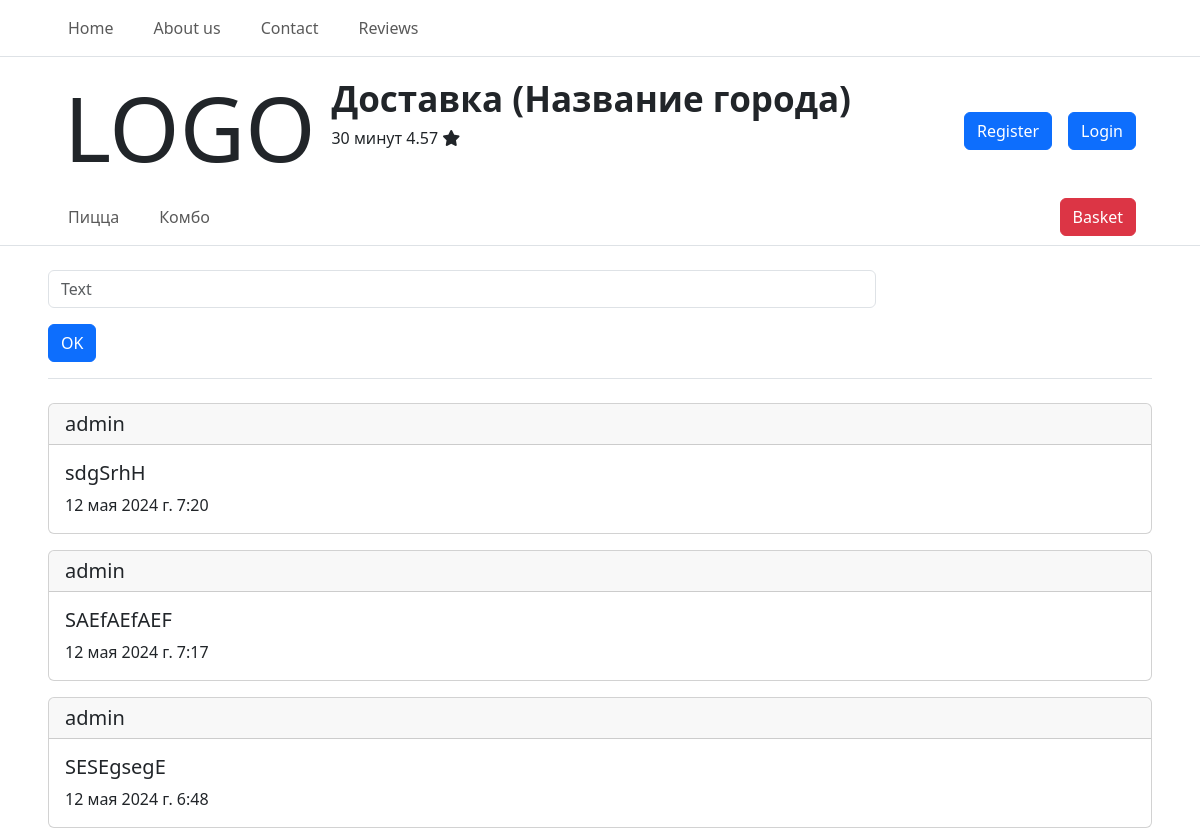
The page /reviews/ on the database as committed earlier.
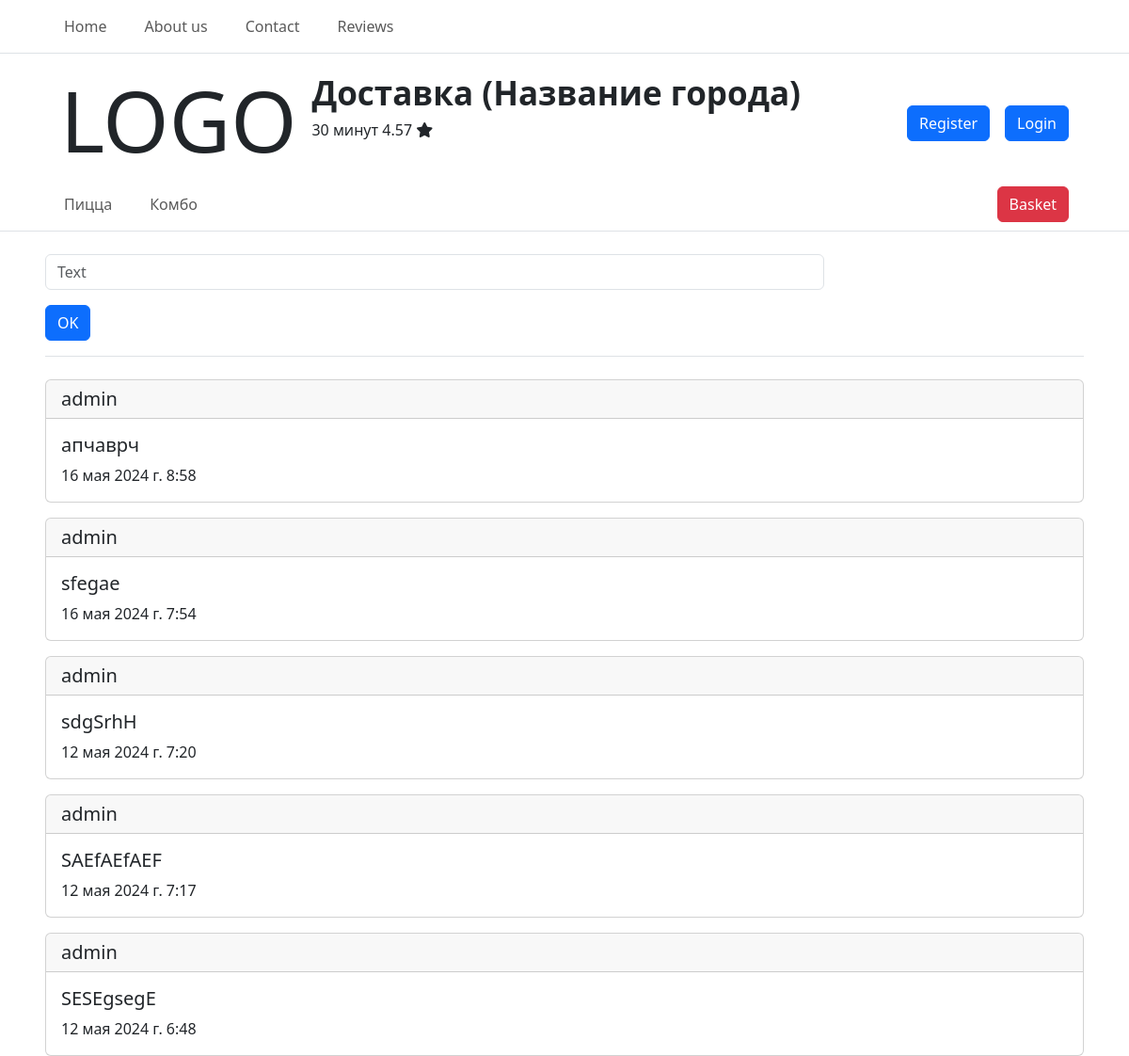
The same page on the database as committed later.
### products/models.py (models this page shows, shortened)
class Category(models.Model):
    title = models.CharField(verbose_name='Название', max_length=128)
    class Meta:
        verbose_name = 'Категория'
        verbose_name_plural = 'Категории'

### comments/models.py (models this page shows, shortened)
class Comments(models.Model):
    user_id = models.ForeignKey(CustomUser, on_delete=models.CASCADE, verbose_name='Пользователь')
    text = models.TextField(verbose_name='Текст отзыва')
    date = models.DateTimeField(verbose_name='Дата публикации', auto_now_add=True)
    status = models.BooleanField(verbose_name='Опубликован или нет', default=False)
    class Meta:
        verbose_name = 'Отзыв'
        verbose_name_plural = 'Отзывы'

### auth/models.py (models this page shows)
class CustomUser(AbstractUser):
    phone_number = models.CharField(verbose_name='Номер телефона', max_length=20, blank=True)
    date_birth = models.DateField(verbose_name='Дата рождения', null=True, blank=True)

### comments/views.py (the view)
# urls.py: path('', reviews_view, name='reviews_list')
def reviews_view(request):
    reviews = Comments.objects.filter(status=True).order_by('-date')
    if request.method == 'POST':
        form = CommentForm(request.POST)
        if form.is_valid():
            reviews = form.save(commit=False)
            reviews.user_id = request.user
            reviews.save()
            return redirect('reviews:reviews_list')
    else:
        form = CommentForm()
    return render(request, 'comments/reviews_list.html', {'form': form, 'reviews': reviews})

### comments/forms.py
class CommentForm(forms.ModelForm):
    class Meta:
        model = Comments
        fields = [
            'text'
        ]
        widgets = {
            'text': forms.TextInput(attrs={'class': 'form-control w-75', 'placeholder': 'Text'}),
        }

### cart/context_processors.py (called while the page is built)
def cart(request):
    return {'cart': Cart(request)}

### technical/context_processors.py (called while the page is built)
def header_menu(request):
    return {'category_menu': Category.objects.all()}

### comments/templates/comments/reviews_list.html (shortened to what this page needs)
{% extends 'root.html' %}
    {% block content %}
    <div class="mt-4">
        <form method="post" class="border-bottom pb-3">
            {{ form.as_p }}
            {% if user.is_active %}
                <input type="submit" class="btn btn-primary" value="OK">
            {% else %}
                <a href="#" class="btn btn-primary">OK</a>
            {% endif %}
        </form>
    </div>
    <div class="mt-4">
        <div class="mt-2">
            {% for el in reviews %}
            <div class="card mt-3">
                <h5 class="card-header">{{ el.user_id }}</h5>
                <div class="card-body">
                    <h5 class="card-title">{{ el.text }}</h5>
                    <p class="card-text">{{ el.date }}</p>
                </div>
            </div>
            {% endfor %}
        </div>
    </div>
    {% endblock %}

### templates/root.html (shortened to what this page needs)
{% load static %}
<!DOCTYPE html>
<html lang="ru">
<head>
    <link rel="stylesheet" href="{% static 'css/css.css' %}">
    <link href="https://cdn.jsdelivr.net/npm/bootstrap@5.3.2/dist/css/bootstrap.min.css" rel="stylesheet"
>
</head>
<body>
<header class="">
    <nav class="navbar navbar-expand-lg navbar-light border-bottom ps-5 pe-5">
        <div class="container-fluid">
            <div class="collapse navbar-collapse" id="nav_lc">
                <ul class="navbar-nav">
                    <li class="nav-item me-4"><a class="nav-link" href="{% url 'product:product_list' %}">Home</a></li>
                    <li class="nav-item me-4"><a class="nav-link" href="#">About us</a></li>
                    <li class="nav-item me-4"><a class="nav-link" href="#">Contact</a></li>
                    <li class="nav-item me-4"><a class="nav-link" href="{% url 'reviews:reviews_list' %}">Reviews</a></li>
                </ul>
            </div>
        </div>
    </nav>
    <div class="ps-5 pe-5">
        <div class="">
            <div class="d-flex justify-content-between pt-3 ps-3 pe-3">
                <div class="d-flex ">
                    <h1 style="font-size: 90px;">LOGO</h1>
                    <p class="ms-3">
                        <span style="font-size: 35px;"><b>Доставка
                                (Название города)
                        </b></span><br>
                        30 минут 4.57 <i class="fa-solid fa-star"></i>
                    </p>
                </div>
                <div class="d-flex align-items-center">
                    {% if user.is_active %}
                    {{user.username}} | <a class="btn btn-danger ms-2" href="{% url 'auth:logout' %}"> Logout</a>
                    {% else %}
                    <a class="btn btn-primary me-3" href="{% url 'auth:register' %}">Register</a>
                    <a class="btn btn-primary" href="{% url 'auth:login' %}">Login</a>
                    {% endif %}
                </div>
            </div>
        </div>
    </div>
    <div class="ps-5 pe-5 border-bottom head_menu">
        <div class="d-flex justify-content-between pe-3">
            <nav class="navbar navbar-expand-lg navbar-light">
                <div class="container-fluid">
                    <div class="collapse navbar-collapse" id="nav_lc2">
                        <ul class="navbar-nav">
                            {% for el in category_menu %}
                                <li class="nav-item me-4 "><a class="nav-link" href="#">{{ el.title }}</a></li>
                            {% endfor %}
                        </ul>
                    </div>
                </div>
            </nav>
            <div class="d-flex align-items-center">
                {% if user.is_active %}
                    <a class="btn btn-danger" href="{% url 'cart:cart_detail' %}">Basket</a>
                {% else %}
                    <a class="btn btn-danger" href="#">Basket</a>
                {% endif %}
            </div>
        </div>
    </div>
</header>
<main class="ps-5 pe-5">
    {% block content %}
    {% endblock %}
</main>
</body>
</html>

### static/css/css.css (style rules this page uses)
form input { border: none; }

Rows that differ between the two databases and show on the page:
added Comments: user_id "admin", text "апчаврч", date "16 мая 2024 г. 8:58"
added Comments: user_id "admin", text "sfegae", date "16 мая 2024 г. 7:54"
